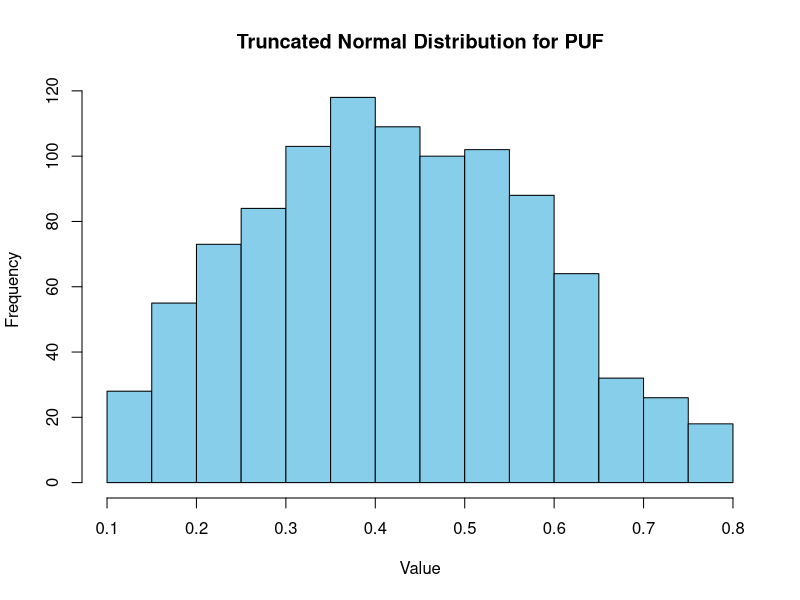

R code for this plot:
# Distribution for proper use factors
library(truncnorm)

# Define values
vals_min <- c(0.25, 0.30, 0.20, 0.25, 0.125, 0.20, 0.47, 0.12, 0.20)
vals_max <- c(0.60, 0.45, 0.80, 0.60, 0.25, 0.50, 0.66, 0.50, 0.70)
vals_average <- c(0.3182, 0.375, 0.4768, 0.4333, 0.3198, 0.3786, 0.5733, 0.2711, 0.475)

# Calculate standard deviation
all_vals <- c(vals_min, vals_max, vals_average)
vals_sd <- sd(all_vals)


# Generate random values using the truncated normal distribution
PUF_dist <- rtruncnorm(1000, 
                       a = min(vals_min), # 0.12
                       b = max(vals_max), # 0.80
                       mean = mean(vals_average),
                       sd = vals_sd)

# Calculate the median of generated values
(PUF_median <- median(PUF_dist)) # 42%
(PUF_mean <- mean(PUF_dist)) # 42%
(PUF_cv <- sd(PUF_dist) / PUF_mean * 100) # 37%
# Coefficient of Variation (CV) measures the relative variability of a dataset.
#In this case, a CV of 36% for PUF_dist indicates that the spread of values around the mean (42%) 
# is about 36% of the mean value. A higher CV suggests greater variability and potential uncertainty in the distribution.

# Check the distribution of generated values
hist(PUF_dist, 
     main="Truncated Normal Distribution for PUF", 
     xlab="Value", 
     col="skyblue", 
     border="black")



# References for derived PUF values:
# Amiri, F., Shariff, A.R.B.M., Tabatabaie, T., 2012. Monitoring Land Suitability for Mixed Livestock Grazing Using Geographic Information System (GIS). Application of Geographic Information Systems. https://doi.org/10.5772/47939
# De Leeuw, P.N., Tothill, J.C., 1990. The concept of rangeland carrying capacity in sub-Saharan Africa: Myth or reality. Overseas Development Institute, Pastoral Development Network London.
# Harris, P.S., 2000. Grassland resource assessment for pastoral systems. FAO plant production and protection paper.
# Holechek, J.L., 1988. An approach for setting the stocking rate. Rangelands Archives 10, 10–14.
# Meehan, M.A., Sedivec, K.K., Printz, J.L., Brummer, F.A., 2018. Determining carrying capacity and stocking rates for range and pasture in North Dakota. NDSU Extension, North Dakota State University.
# Meshesha, D.T., Moahmmed, M., Yosuf, D., 2019. Estimating carrying capacity and stocking rates of rangelands in Harshin District, Eastern Somali Region, Ethiopia. Ecology and Evolution 9, 13309–13319.
# Qin, P., Sun, B., Li, Z., Gao, Z., Li, Y., Yan, Z., Gao, T., 2021. Estimation of Grassland Carrying Capacity by Applying High Spatiotemporal Remote Sensing Techniques in Zhenglan Banner, Inner Mongolia, China. Sustainability 13, 3123. https://doi.org/10.3390/su13063123
# Valentine, K.A., 1947. Distance from Water as a Factor in Grazing Capacity of Rangeland. JOURNAL OF FORESTRY 6.
# Vallentine, J.F., 2016. Grazing Management. Academic Press.
